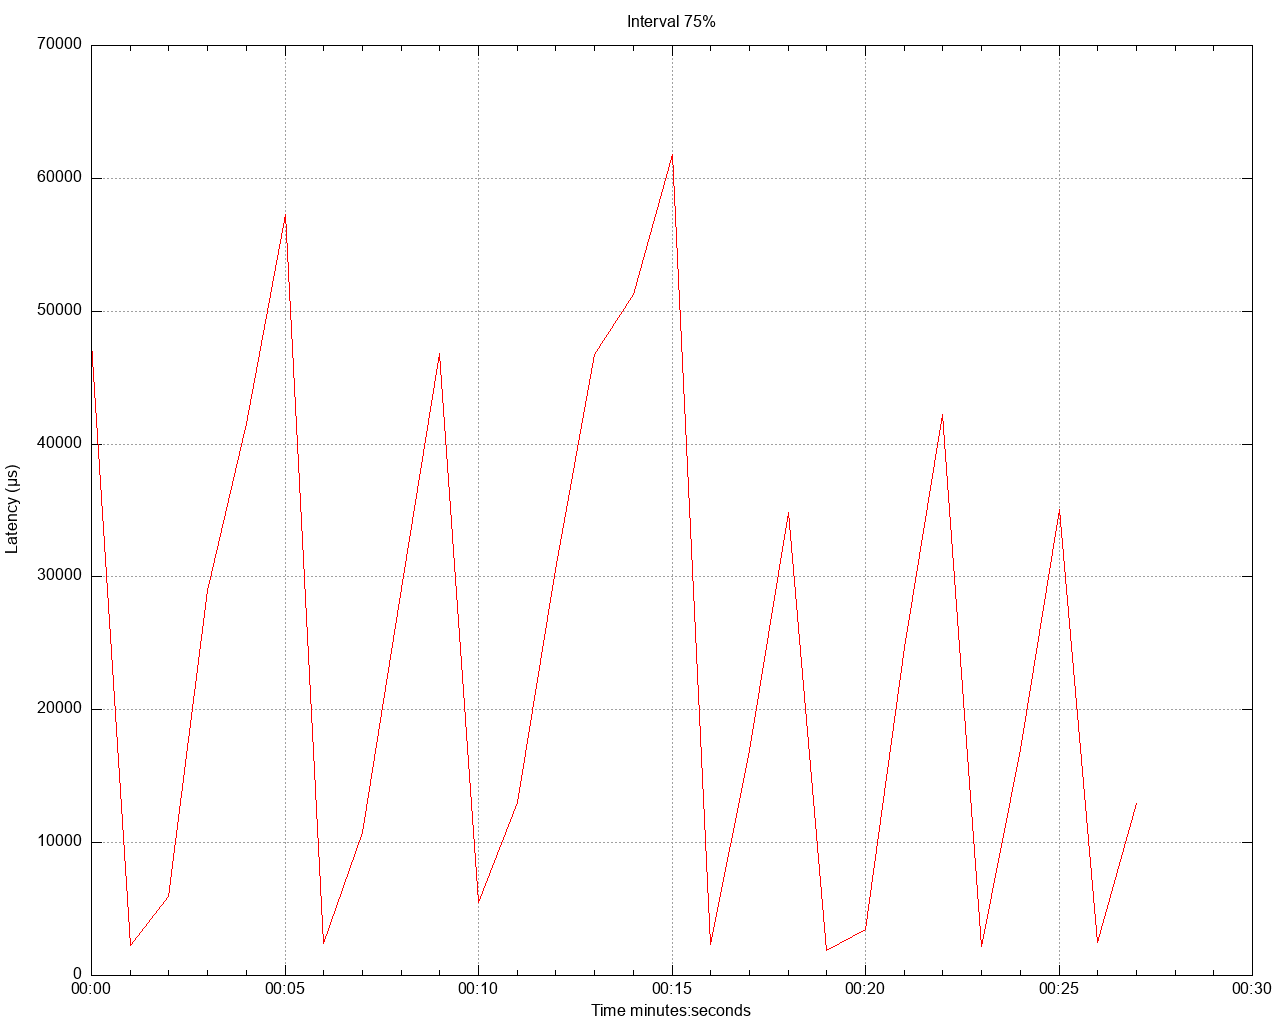

Reproduce this figure in gnuplot.
set title 'Interval 75%' noenhanced
set style data lines
set datafile separator ","
set terminal png size 1280,1024
set grid
set key below
set xdata time
set timefmt "%s"
offset = 0
t0(x)=(offset=($0==0) ? x : offset, x - offset)
set xlabel 'Time minutes:seconds'
set ylabel 'Latency (μs)'
set output '/Users/gbarnett/git/hazelcast-simulator/atomiclong-3node-member/atomicreference/latency/latency_interval_75_eightKbWrite.png'
plot \
   '/Users/gbarnett/git/hazelcast-simulator/atomiclong-3node-member/atomicreference/data/latency_interval_75_eightKbWrite_1.data' using (t0(timecolumn(1))):2 title "" lt rgb "red", \
